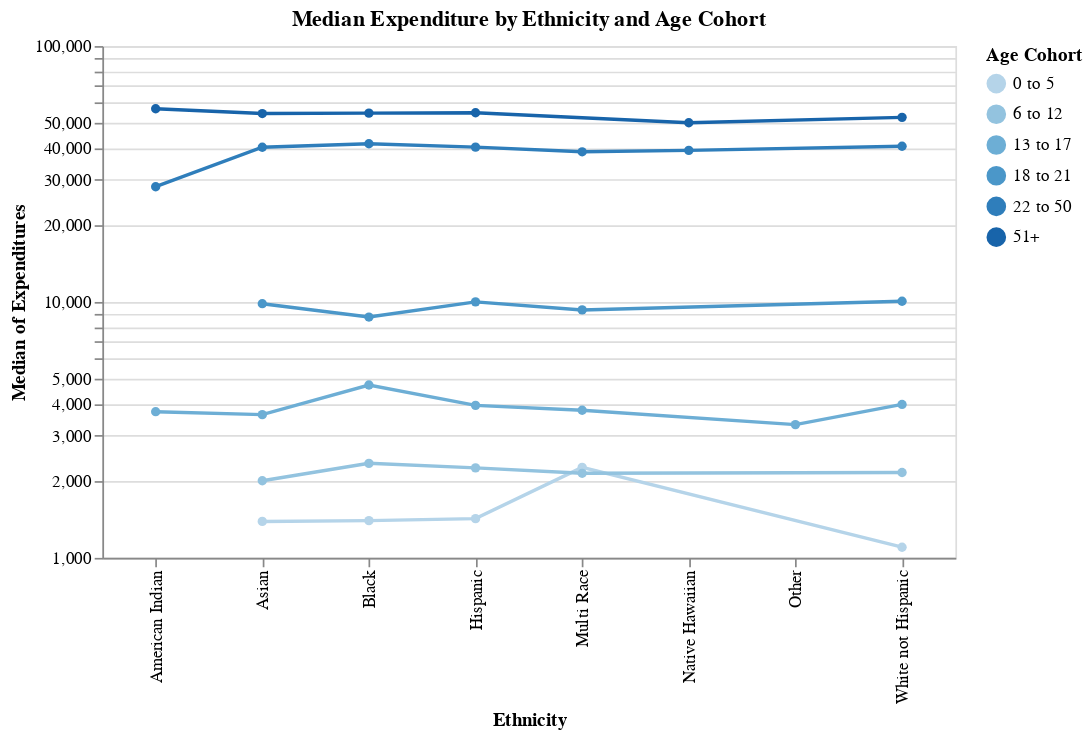

The code cell stored with this chart in its notebook:
### Markdown cell above
#### (iv) Plot expenditure against ethnicity by age.

Hopefully, the last few prompts convinced you that the apparent discrimination *could* simply be an artefact of differing age structure. You can investigate this by plotting median expenditure against ethnicity, as in figure 1, but now also correcting for age cohort.

1. To preserve the ordering of age cohorts, create a new column in `dds_cat` called `cohort_order` that contains an integer encoding of the cohort labels in order. To obtain the integer encoding, slice the age cohort variable as a series and use `series.cat.codes`.
2. Construct an Altair point-and-line chart based on `dds_cat` with:
    + ethnicity on the x axis;
    + no x axis label;
    + median expenditure on the y axis (*hint*: altair can parse `median(variablename)` within an axis specification);
    + the y axis displayed on the log scale;
    + age cohort mapped to color as an ordinal variable (meaning, use `:O` in the variable specification) and sorted in order of the `cohort_order` variable you created; and
    + lines connecting points that display the median expenditure for each ethnicity and cohort, with one line per age cohort.
    

Store the result as `fig_4` and display the graphic.

### Code cell
# add column with category codes
dds_cat['cohort_order'] = dds_cat['Age Cohort'].cat.codes

# construct plot
fig_4 = alt.Chart(dds_cat).mark_line(point=True).encode(
    x = alt.X('Ethnicity:N'),
    y = alt.Y('median(Expenditures)', scale = alt.Scale(type = 'log')), 
    color = alt.Color('Age Cohort:O', sort=alt.EncodingSortField(field='cohort_order', order='ascending'))
).properties(width = 500,
             title = 'Median Expenditure by Ethnicity and Age Cohort')

# display
fig_4

### Figure 1 — Vega-Lite specification as saved in the notebook (floating-point values rounded to 4 significant figures; data arrays with more than 128 entries replaced by an {"elided": "..."} marker saying what was removed)
{"config": {"view": {"continuousWidth": 400, "continuousHeight": 300}}, "data": {"name": "data-e5ef0209b50d0199d6e360f5a09c4f39"}, "mark": {"type": "line", "point": true}, "encoding": {"color": {"field": "Age Cohort", "sort": {"field": "cohort_order", "order": "ascending"}, "type": "ordinal"}, "x": {"field": "Ethnicity", "type": "nominal"}, "y": {"aggregate": "median", "field": "Expenditures", "scale": {"type": "log"}, "type": "quantitative"}}, "title": "Median Expenditure by Ethnicity and Age Cohort", "width": 500, "$schema": "https://vega.github.io/schema/vega-lite/v4.17.0.json", "datasets": {"data-e5ef0209b50d0199d6e360f5a09c4f39": {"elided": "1000 records"}}}
